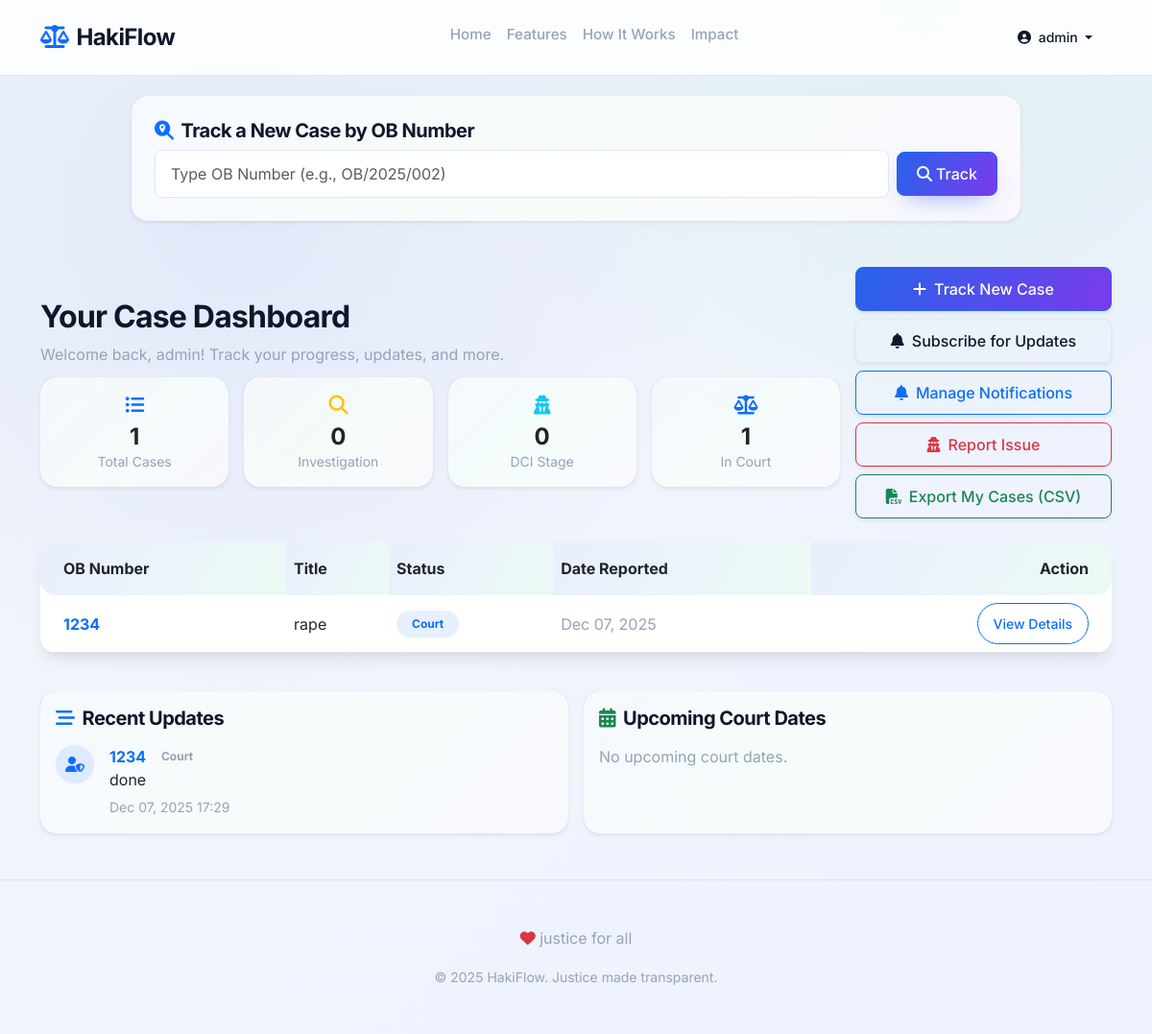
The page /dashboard/ (signed in) on the database its author committed.
### cases/models.py (models this page shows, shortened)
class Case(models.Model):
    STATUS_CHOICES = [
        ('investigation', 'Investigation'),
        ('dci', 'DCI'),
        ('court', 'Court'),
        ('judgement', 'Judgement'),
    ]
    ob_number = models.CharField(max_length=50, unique=True)
    title = models.CharField(max_length=200)
    description = models.TextField()
    status = models.CharField(max_length=20, choices=STATUS_CHOICES, default='investigation')
    court_date = models.DateTimeField(null=True, blank=True)
    created_at = models.DateTimeField(auto_now_add=True)
    id_number = models.CharField(max_length=50, blank=True, null=True)

class OfficerNote(models.Model):
    case = models.ForeignKey(Case, on_delete=models.CASCADE, related_name='notes')
    note = models.TextField()
    created_at = models.DateTimeField(auto_now_add=True)

### cases/views.py (the view, shortened to what this page needs)
# urls.py: path('dashboard/', views.UserDashboardView.as_view(), name='user_dashboard'),
class UserDashboardView(LoginRequiredMixin, ListView):
    model = Case
    template_name = 'cases/user_dashboard.html'
    context_object_name = 'cases'
    @method_decorator(csrf_protect)
    def dispatch(self, request, *args, **kwargs):
        return super().dispatch(request, *args, **kwargs)
    def get_queryset(self):
        pk_set = set()
        email = self.request.user.email
        if email:
            subscribed_cases = NotificationSubscription.objects.filter(email=email).values_list('case', flat=True)
            pk_set.update(subscribed_cases)
        profile = getattr(self.request.user, 'citizen_profile', None)
        if profile:
            id_case_ids = Case.objects.filter(id_number=profile.id_number).values_list('pk', flat=True)
            pk_set.update(id_case_ids)
        if not pk_set:
            return Case.objects.none()
        return Case.objects.filter(pk__in=pk_set)
    def get_context_data(self, **kwargs):
        context = super().get_context_data(**kwargs)
        qs = self.get_queryset()
        context['case_counts'] = {
            'total': qs.count(),
            'investigation': qs.filter(status='investigation').count(),
            'dci': qs.filter(status='dci').count(),
            'court': qs.filter(status='court').count(),
            'judgement': qs.filter(status='judgement').count()
        }
        context['recent_notes'] = OfficerNote.objects.filter(case__in=qs).order_by('-created_at')[:10]
        context['upcoming_court_dates'] = qs.filter(court_date__isnull=False).order_by('court_date')[:5]
        return context

### cases/templates/cases/user_dashboard.html (shortened to what this page needs)
{% extends 'cases/base.html' %}
{% block content %}
<div class="row mb-4 justify-content-center">
  <div class="col-lg-10">
    <div class="card card-animated p-4 border-0 shadow-sm rounded-4 mb-4 bg-light-subtle">
      <h5 class="mb-2"><i class="fas fa-search-location me-2 text-primary"></i>Track a New Case by OB Number</h5>
      <form method="POST" class="row g-2 align-items-center mb-0">
        <div class="col-auto flex-grow-1">
          <input type="text" name="ob_number" class="form-control" placeholder="Type OB Number (e.g., OB/2025/002)" required>
        </div>
        <div class="col-auto">
          <button type="submit" class="btn btn-primary"><i class="fas fa-search me-1"></i>Track</button>
        </div>
      </form>
    </div>
  </div>
</div>
<div class="row align-items-center mb-4 g-3">
  <div class="col-lg-9">
    <div class="vstack gap-2 mb-2">
      <h2 class="fw-bold mb-0">Your Case Dashboard</h2>
      <p class="text-muted mb-1">Welcome back, {{ user.username }}! Track your progress, updates, and more.</p>
    </div>
    <div class="row g-3">
      <div class="col-6 col-md-3">
        <div class="card card-animated p-3 border-0 shadow-sm rounded-4 bg-primary bg-opacity-10 text-center">
          <div class="text-primary mb-2"><i class="fas fa-list-ul fa-lg"></i></div>
          <div class="fw-bold h4 mb-0">{{ case_counts.total }}</div>
          <small class="text-muted">Total Cases</small>
        </div>
      </div>
      <div class="col-6 col-md-3">
        <div class="card card-animated p-3 border-0 shadow-sm rounded-4 bg-warning bg-opacity-10 text-center">
          <div class="text-warning mb-2"><i class="fas fa-search fa-lg"></i></div>
          <div class="fw-bold h4 mb-0">{{ case_counts.investigation }}</div>
          <small class="text-muted">Investigation</small>
        </div>
      </div>
      <div class="col-6 col-md-3">
        <div class="card card-animated p-3 border-0 shadow-sm rounded-4 bg-info bg-opacity-10 text-center">
          <div class="text-info mb-2"><i class="fas fa-user-secret fa-lg"></i></div>
          <div class="fw-bold h4 mb-0">{{ case_counts.dci }}</div>
          <small class="text-muted">DCI Stage</small>
        </div>
      </div>
      <div class="col-6 col-md-3">
        <div class="card card-animated p-3 border-0 shadow-sm rounded-4 bg-primary bg-opacity-10 text-center">
          <div class="text-primary mb-2"><i class="fas fa-balance-scale fa-lg"></i></div>
          <div class="fw-bold h4 mb-0">{{ case_counts.court }}</div>
          <small class="text-muted">In Court</small>
        </div>
      </div>
    </div>
  </div>
  <div class="col-lg-3 d-flex flex-column gap-2 justify-content-end">
    <a href="{% url 'home' %}" class="btn btn-primary shadow-sm w-100"><i class="fas fa-plus me-2"></i>Track New Case</a>
    <a href="{% url 'subscribe' %}" class="btn btn-outline-secondary shadow-sm w-100"><i class="fas fa-bell me-2"></i>Subscribe for Updates</a>
    <a href="{% url 'notification_management' %}" class="btn btn-outline-primary shadow-sm w-100"><i class="fas fa-bell me-2"></i>Manage Notifications</a>
    <a href="{% url 'report' %}" class="btn btn-outline-danger shadow-sm w-100"><i class="fas fa-user-secret me-2"></i>Report Issue</a>
    <a href="{% url 'export_user_cases' %}" class="btn btn-outline-success shadow-sm w-100"><i class="fas fa-file-csv me-2"></i>Export My Cases (CSV)</a>
  </div>
</div>
<div class="card card-animated shadow-lg-soft rounded-4 border-0 mt-4">
  <div class="card-body p-0">
    <div class="table-responsive">
      <table class="table table-hover align-middle mb-0">
        <thead class="bg-subtle-custom">
          <tr>
            <th class="ps-4 py-3 border-0 rounded-start-4">OB Number</th>
            <th class="py-3 border-0">Title</th>
            <th class="py-3 border-0">Status</th>
            <th class="py-3 border-0">Date Reported</th>
            <th class="pe-4 py-3 border-0 rounded-end-4 text-end">Action</th>
          </tr>
        </thead>
        <tbody>
          {% for case in cases %}
          <tr>
            <td class="ps-4 fw-bold text-primary">{{ case.ob_number }}</td>
            <td>{{ case.title }}</td>
            <td>
              <span class="badge bg-opacity-10 px-3 py-2 rounded-pill
                  {% if case.status == 'investigation' %}bg-warning text-warning
                  {% elif case.status == 'dci' %}bg-info text-info
                  {% elif case.status == 'court' %}bg-primary text-primary
                  {% elif case.status == 'judgement' %}bg-success text-success{% endif %}">
                {{ case.get_status_display }}
              </span>
            </td>
            <td class="text-muted">{{ case.created_at|date:"M d, Y" }}</td>
            <td class="pe-4 text-end">
              <a href="{% url 'case_detail' case.pk %}" class="btn btn-sm btn-outline-primary rounded-pill px-3">View Details</a>
            </td>
          </tr>
          {% endfor %}
        </tbody>
      </table>
    </div>
  </div>
</div>
<div class="row g-3 mt-4">
  <div class="col-lg-6">
    <div class="card card-animated border-0 shadow-sm rounded-4 h-100">
      <div class="card-body">
        <h5 class="fw-bold mb-3"><i class="fas fa-stream me-2 text-primary"></i>Recent Updates</h5>
        {% if recent_notes %}
          <div class="vstack gap-3">
            {% for note in recent_notes %}
            <div class="d-flex gap-3 align-items-start">
              <div class="flex-shrink-0">
                <div class="bg-primary bg-opacity-10 text-primary rounded-circle d-flex align-items-center justify-content-center" style="width: 40px; height: 40px;">
                  <i class="fas fa-user-shield"></i>
                </div>
              </div>
              <div>
                <div class="d-flex align-items-center gap-2">
                  <span class="fw-bold text-primary">{{ note.case.ob_number }}</span>
                  <span class="badge bg-light text-muted">{{ note.case.get_status_display }}</span>
                </div>
                <p class="mb-1">{{ note.note|truncatechars:120 }}</p>
                <small class="text-muted">{{ note.created_at|date:"M d, Y H:i" }}</small>
              </div>
            </div>
            {% endfor %}
          </div>
        {% else %}
          <p class="text-muted mb-0">No recent updates yet.</p>
        {% endif %}
      </div>
    </div>
  </div>
  <div class="col-lg-6">
    <div class="card card-animated border-0 shadow-sm rounded-4 h-100">
      <div class="card-body">
        <h5 class="fw-bold mb-3"><i class="fas fa-calendar-alt me-2 text-success"></i>Upcoming Court Dates</h5>
        {% if upcoming_court_dates %}
        <div class="vstack gap-3">
          {% for c in upcoming_court_dates %}
          <div class="d-flex justify-content-between align-items-center">
            <div>
              <div class="fw-bold text-primary">{{ c.ob_number }}</div>
              <div class="text-muted small">{{ c.title }}</div>
            </div>
            <div class="text-end">
              <div class="badge bg-primary bg-opacity-10 text-primary">{{ c.court_date|date:"M d, Y H:i" }}</div>
            </div>
          </div>
          {% if not forloop.last %}<hr class="text-muted opacity-25 my-1">{% endif %}
          {% endfor %}
        </div>
        {% else %}
          <p class="text-muted mb-0">No upcoming court dates.</p>
        {% endif %}
      </div>
    </div>
  </div>
</div>
{% endblock %}

### cases/templates/cases/base.html (shortened to what this page needs)
<!DOCTYPE html>
<html lang="en">
<head>
    <link href="https://cdn.jsdelivr.net/npm/bootstrap@5.3.0/dist/css/bootstrap.min.css" rel="stylesheet">
    <link rel="stylesheet" href="https://cdnjs.cloudflare.com/ajax/libs/font-awesome/6.4.0/css/all.min.css">
    {% load static %}
    <link rel="stylesheet" href="{% static 'cases/style.css' %}">
</head>
<body>
    <nav class="navbar navbar-expand-lg fixed-top">
        <div class="container">
            <a class="navbar-brand" href="{% url 'home' %}">
                <i class="fas fa-scale-balanced me-2 text-primary"></i>HakiFlow
            </a>
            <div class="collapse navbar-collapse" id="navbarNav">
                <ul class="navbar-nav mx-auto">
                    <li class="nav-item"><a class="nav-link" href="{% url 'home' %}">Home</a></li>
                    <li class="nav-item"><a class="nav-link" href="{% url 'home' %}#features">Features</a></li>
                    <li class="nav-item"><a class="nav-link" href="{% url 'home' %}#how-it-works">How It Works</a></li>
                    <li class="nav-item"><a class="nav-link" href="{% url 'home' %}#impact">Impact</a></li>
                </ul>
                <div class="d-flex gap-2 align-items-center">
                    {% if user.is_authenticated %}
                        <div class="dropdown">
                            <a href="#" class="btn btn-outline-secondary btn-sm dropdown-toggle border-0" data-bs-toggle="dropdown">
                                <i class="fas fa-user-circle me-1"></i> {{ user.username }}
                            </a>
                        </div>
                    {% else %}
                        <a href="{% url 'login' %}" class="btn btn-outline-secondary btn-sm">Login</a>
                        <a href="{% url 'signup' %}" class="btn btn-primary btn-sm">Sign Up</a>
                    {% endif %}
                </div>
            </div>
        </div>
    </nav>
    <div class="container" style="margin-top: 100px;">
        {% block content %}{% endblock %}
    </div>
    <footer class="text-center py-5 text-muted mt-5 border-top">
        <div class="container">
            <div class="mb-3">
                <i class="fas fa-heart text-danger"></i> justice for all
            </div>
            <small>&copy; 2025 HakiFlow. Justice made transparent.</small>
        </div>
    </footer>
</body>
</html>

### cases/static/cases/style.css (style rules this page uses)
:root { --primary-color: #2563eb; --primary-hover: #1d4ed8; --accent-mint: #10b981; --accent-mauve: #7c3aed; --surface-1: #0b1221; --surface-2: #111827; --secondary-color: #f8fafc; --text-main: #0f172a; --text-muted: #94a3b8; --bg-light: #ffffff; --bg-subtle: #f1f5f9; --border-color: #e2e8f0; --card-bg: rgba(255, 255, 255, 0.9); --navbar-bg: rgba(255, 255, 255, 0.85); --glow: 0 10px 40px rgba(124, 58, 237, 0.18); }
body { font-family: 'Inter', sans-serif; color: var(--text-main); background: radial-gradient(circle at 20% 20%, rgba(37, 99, 235, 0.08), transparent 40%), radial-gradient(circle at 80% 0%, rgba(16, 185, 129, 0.08), transparent 35%), linear-gradient(135deg, var(--bg-subtle) 0%, #eef2ff 100%); min-height: 100vh; -webkit-font-smoothing: antialiased; scroll-behavior: smooth; }
.navbar { background-color: var(--navbar-bg) !important; backdrop-filter: blur(12px); border-bottom: 1px solid var(--border-color); padding-top: 1rem; padding-bottom: 1rem; }
.navbar-brand { font-weight: 700; font-size: 1.5rem; color: var(--text-main) !important; letter-spacing: -0.025em; }
.nav-link { font-weight: 500; color: var(--text-muted) !important; font-size: 0.95rem; transition: color 0.2s; }
.nav-link::after { content: ""; display: block; height: 2px; width: 0%; background: linear-gradient(90deg, var(--primary-color), var(--accent-mint)); transition: width 0.25s ease; margin-top: 4px; border-radius: 999px; }
.btn { border-radius: 0.5rem; font-weight: 500; padding: 0.625rem 1.25rem; transition: all 0.2s ease; }
.btn-primary { background: linear-gradient(120deg, var(--primary-color), var(--accent-mauve)); border-color: var(--primary-color); color: white; box-shadow: 0 10px 30px -12px rgba(37, 99, 235, 0.45), 0 8px 20px -14px rgba(124, 58, 237, 0.4); }
.btn-outline-secondary { color: var(--text-main); border-color: var(--border-color); background-color: transparent; }
.card { position: relative; overflow: hidden; border: 1px solid transparent; border-radius: 1rem; box-shadow: 0 6px 14px -10px rgba(0, 0, 0, 0.18), 0 2px 8px -6px rgba(0, 0, 0, 0.08); background: linear-gradient(var(--card-bg), var(--card-bg)) padding-box, linear-gradient(135deg, rgba(37, 99, 235, 0.4), rgba(16, 185, 129, 0.35), rgba(124, 58, 237, 0.35)) border-box; backdrop-filter: blur(6px); transition: transform 0.25s ease, box-shadow 0.25s ease, filter 0.25s ease; }
.form-control { border-radius: 0.5rem; border: 1px solid var(--border-color); padding: 0.75rem 1rem; font-size: 1rem; background-color: var(--bg-light); color: var(--text-main); }
h1, h2, h3, h4, h5, h6 { font-weight: 700; letter-spacing: -0.025em; color: var(--text-main); }
.text-muted { color: var(--text-muted) !important; }
.shadow-lg-soft { box-shadow: 0 10px 15px -3px rgba(0, 0, 0, 0.08), 0 4px 6px -2px rgba(0, 0, 0, 0.04); }
.rounded-4 { border-radius: 1rem !important; }
.bg-subtle-custom { background-color: var(--bg-subtle) !important; }
table { background: var(--card-bg); border-radius: 0.75rem; overflow: hidden; box-shadow: 0 10px 20px -16px rgba(0, 0, 0, 0.2); }
th { background: linear-gradient(120deg, rgba(37, 99, 235, 0.1), rgba(16, 185, 129, 0.08)); border-bottom: 1px solid var(--border-color); color: var(--text-main); }
td, th { vertical-align: middle; }
.card-animated { animation: float 7s ease-in-out infinite; }

### rows shown on the page
Case: ob_number "1234", title "rape", status "Court", created_at "Dec 07, 2025"
OfficerNote: case.ob_number "1234", case.status "Court", note "done", created_at "Dec 07, 2025 17:29"

### other values the page prints
{{ user.username }} "admin"
{{ case_counts.total }} "1"
{{ case_counts.investigation }} "0"
{{ case_counts.dci }} "0"
{{ case_counts.court }} "1"
